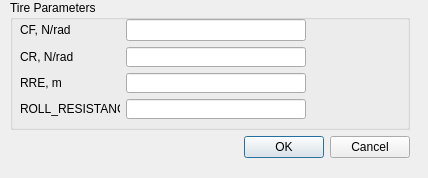
<?xml version="1.0" encoding="UTF-8"?>
<ui version="4.0">
 <class>SettingsDialog</class>
 <widget class="QDialog" name="SettingsDialog">
  <property name="geometry">
   <rect>
    <x>0</x>
    <y>0</y>
    <width>428</width>
    <height>178</height>
   </rect>
  </property>
  <property name="windowTitle">
   <string>TireSetting</string>
  </property>
  <widget class="QWidget" name="verticalLayoutWidget">
   <property name="geometry">
    <rect>
     <x>0</x>
     <y>0</y>
     <width>421</width>
     <height>171</height>
    </rect>
   </property>
   <layout class="QVBoxLayout" name="verticalLayout">
    <property name="spacing">
     <number>6</number>
    </property>
    <property name="sizeConstraint">
     <enum>QLayout::SetFixedSize</enum>
    </property>
    <property name="leftMargin">
     <number>10</number>
    </property>
    <item>
     <layout class="QHBoxLayout" name="horizontalLayout_2">
      <property name="sizeConstraint">
       <enum>QLayout::SetDefaultConstraint</enum>
      </property>
      <item>
       <layout class="QVBoxLayout" name="verticalLayout_3">
        <property name="spacing">
         <number>6</number>
        </property>
        <property name="sizeConstraint">
         <enum>QLayout::SetDefaultConstraint</enum>
        </property>
        <property name="topMargin">
         <number>0</number>
        </property>
        <property name="bottomMargin">
         <number>0</number>
        </property>
        <item>
         <widget class="QGroupBox" name="groupBox_2">
          <property name="sizePolicy">
           <sizepolicy hsizetype="Preferred" vsizetype="Preferred">
            <horstretch>0</horstretch>
            <verstretch>0</verstretch>
           </sizepolicy>
          </property>
          <property name="minimumSize">
           <size>
            <width>400</width>
            <height>130</height>
           </size>
          </property>
          <property name="maximumSize">
           <size>
            <width>16777215</width>
            <height>16777215</height>
           </size>
          </property>
          <property name="title">
           <string>Tire Parameters</string>
          </property>
          <widget class="QWidget" name="gridLayoutWidget">
           <property name="geometry">
            <rect>
             <x>10</x>
             <y>19</y>
             <width>394</width>
             <height>101</height>
            </rect>
           </property>
           <layout class="QGridLayout" name="gridLayout_2">
            <property name="sizeConstraint">
             <enum>QLayout::SetFixedSize</enum>
            </property>
            <item row="0" column="2">
             <widget class="QLabel" name="label_19">
              <property name="minimumSize">
               <size>
                <width>80</width>
                <height>0</height>
               </size>
              </property>
              <property name="maximumSize">
               <size>
                <width>80</width>
                <height>16777215</height>
               </size>
              </property>
              <property name="text">
               <string/>
              </property>
             </widget>
            </item>
            <item row="2" column="0">
             <widget class="QLabel" name="label_16">
              <property name="minimumSize">
               <size>
                <width>100</width>
                <height>0</height>
               </size>
              </property>
              <property name="maximumSize">
               <size>
                <width>100</width>
                <height>16777215</height>
               </size>
              </property>
              <property name="text">
               <string>RRE, m</string>
              </property>
             </widget>
            </item>
            <item row="1" column="0">
             <widget class="QLabel" name="label_15">
              <property name="minimumSize">
               <size>
                <width>100</width>
                <height>0</height>
               </size>
              </property>
              <property name="maximumSize">
               <size>
                <width>100</width>
                <height>16777215</height>
               </size>
              </property>
              <property name="text">
               <string>CR, N/rad</string>
              </property>
             </widget>
            </item>
            <item row="3" column="0">
             <widget class="QLabel" name="label_17">
              <property name="minimumSize">
               <size>
                <width>100</width>
                <height>0</height>
               </size>
              </property>
              <property name="maximumSize">
               <size>
                <width>100</width>
                <height>16777215</height>
               </size>
              </property>
              <property name="text">
               <string>ROLL_RESISTANCE</string>
              </property>
             </widget>
            </item>
            <item row="3" column="1">
             <widget class="QLineEdit" name="EditROLL_RESISTANCE">
              <property name="sizePolicy">
               <sizepolicy hsizetype="Fixed" vsizetype="Preferred">
                <horstretch>0</horstretch>
                <verstretch>0</verstretch>
               </sizepolicy>
              </property>
              <property name="minimumSize">
               <size>
                <width>180</width>
                <height>20</height>
               </size>
              </property>
              <property name="maximumSize">
               <size>
                <width>180</width>
                <height>20</height>
               </size>
              </property>
             </widget>
            </item>
            <item row="0" column="0">
             <widget class="QLabel" name="label_12">
              <property name="sizePolicy">
               <sizepolicy hsizetype="Maximum" vsizetype="Fixed">
                <horstretch>0</horstretch>
                <verstretch>0</verstretch>
               </sizepolicy>
              </property>
              <property name="minimumSize">
               <size>
                <width>100</width>
                <height>0</height>
               </size>
              </property>
              <property name="maximumSize">
               <size>
                <width>100</width>
                <height>16777215</height>
               </size>
              </property>
              <property name="text">
               <string>CF, N/rad</string>
              </property>
             </widget>
            </item>
            <item row="1" column="1">
             <widget class="QLineEdit" name="EditCR">
              <property name="sizePolicy">
               <sizepolicy hsizetype="Fixed" vsizetype="Preferred">
                <horstretch>0</horstretch>
                <verstretch>0</verstretch>
               </sizepolicy>
              </property>
              <property name="minimumSize">
               <size>
                <width>180</width>
                <height>20</height>
               </size>
              </property>
              <property name="maximumSize">
               <size>
                <width>180</width>
                <height>20</height>
               </size>
              </property>
             </widget>
            </item>
            <item row="0" column="1">
             <widget class="QLineEdit" name="EditCF">
              <property name="sizePolicy">
               <sizepolicy hsizetype="Fixed" vsizetype="Preferred">
                <horstretch>0</horstretch>
                <verstretch>0</verstretch>
               </sizepolicy>
              </property>
              <property name="minimumSize">
               <size>
                <width>180</width>
                <height>20</height>
               </size>
              </property>
              <property name="maximumSize">
               <size>
                <width>180</width>
                <height>16777215</height>
               </size>
              </property>
             </widget>
            </item>
            <item row="2" column="1">
             <widget class="QLineEdit" name="EditRRE">
              <property name="sizePolicy">
               <sizepolicy hsizetype="Fixed" vsizetype="Preferred">
                <horstretch>0</horstretch>
                <verstretch>0</verstretch>
               </sizepolicy>
              </property>
              <property name="minimumSize">
               <size>
                <width>180</width>
                <height>20</height>
               </size>
              </property>
              <property name="maximumSize">
               <size>
                <width>180</width>
                <height>20</height>
               </size>
              </property>
             </widget>
            </item>
           </layout>
          </widget>
         </widget>
        </item>
       </layout>
      </item>
     </layout>
    </item>
    <item>
     <layout class="QGridLayout" name="gridLayout">
      <property name="sizeConstraint">
       <enum>QLayout::SetFixedSize</enum>
      </property>
      <item row="0" column="1">
       <widget class="QPushButton" name="buttonOK">
        <property name="text">
         <string>OK</string>
        </property>
       </widget>
      </item>
      <item row="0" column="0">
       <spacer name="horizontalSpacer">
        <property name="orientation">
         <enum>Qt::Horizontal</enum>
        </property>
        <property name="sizeHint" stdset="0">
         <size>
          <width>40</width>
          <height>20</height>
         </size>
        </property>
       </spacer>
      </item>
      <item row="0" column="2">
       <widget class="QPushButton" name="buttonCancel">
        <property name="text">
         <string>Cancel</string>
        </property>
       </widget>
      </item>
     </layout>
    </item>
   </layout>
  </widget>
 </widget>
 <resources/>
 <connections/>
</ui>
